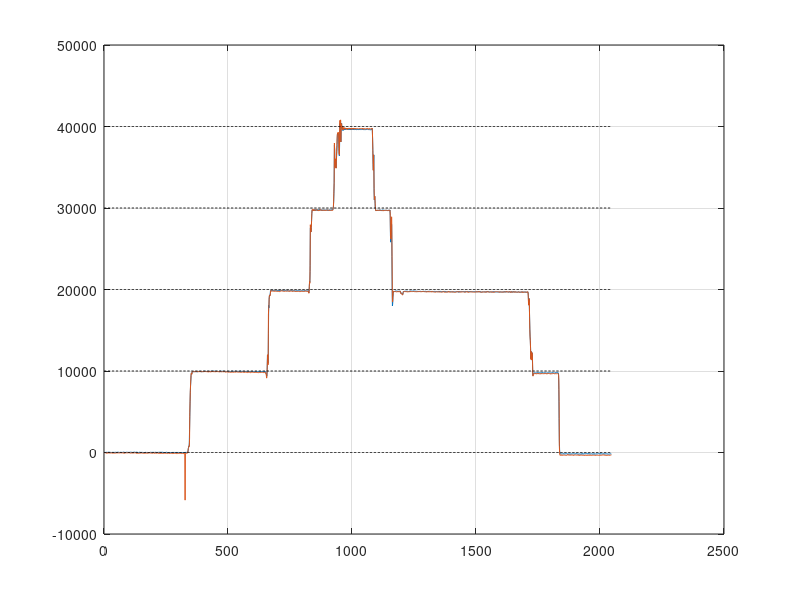

This chart was generated by the following MATLAB code:
%% Load cell calibration

% For setup, see image LoadCellCalibrationSetup.jpg. Two load cells are
% hung in series and weights are applied (then eventually removed) at
% 10-lb increments.

% load acquiredData; acquiredData has 5 columns. The first 3 are
% accelerations, and can be ignored. The last 2 channels are the load cells
load loadCellCalData.mat;

% Also remove offsets
loadCellDat = acquiredData(:,4:5) - acquiredData(1,4:5);

figure(101), 
    plot(loadCellDat),
    grid on
% The two lines overlap, indicating that the calibration factor is the same
% for both load cells tested

% Now plot 10-lb grid lines (using a calibration factor 1lb/1000units)
figure(101), hold on
x = (0:length(loadCellDat)-1);
plot(x, ones(length(x),1)*[0 1 2 3 4]*10000,'k--');
hold off